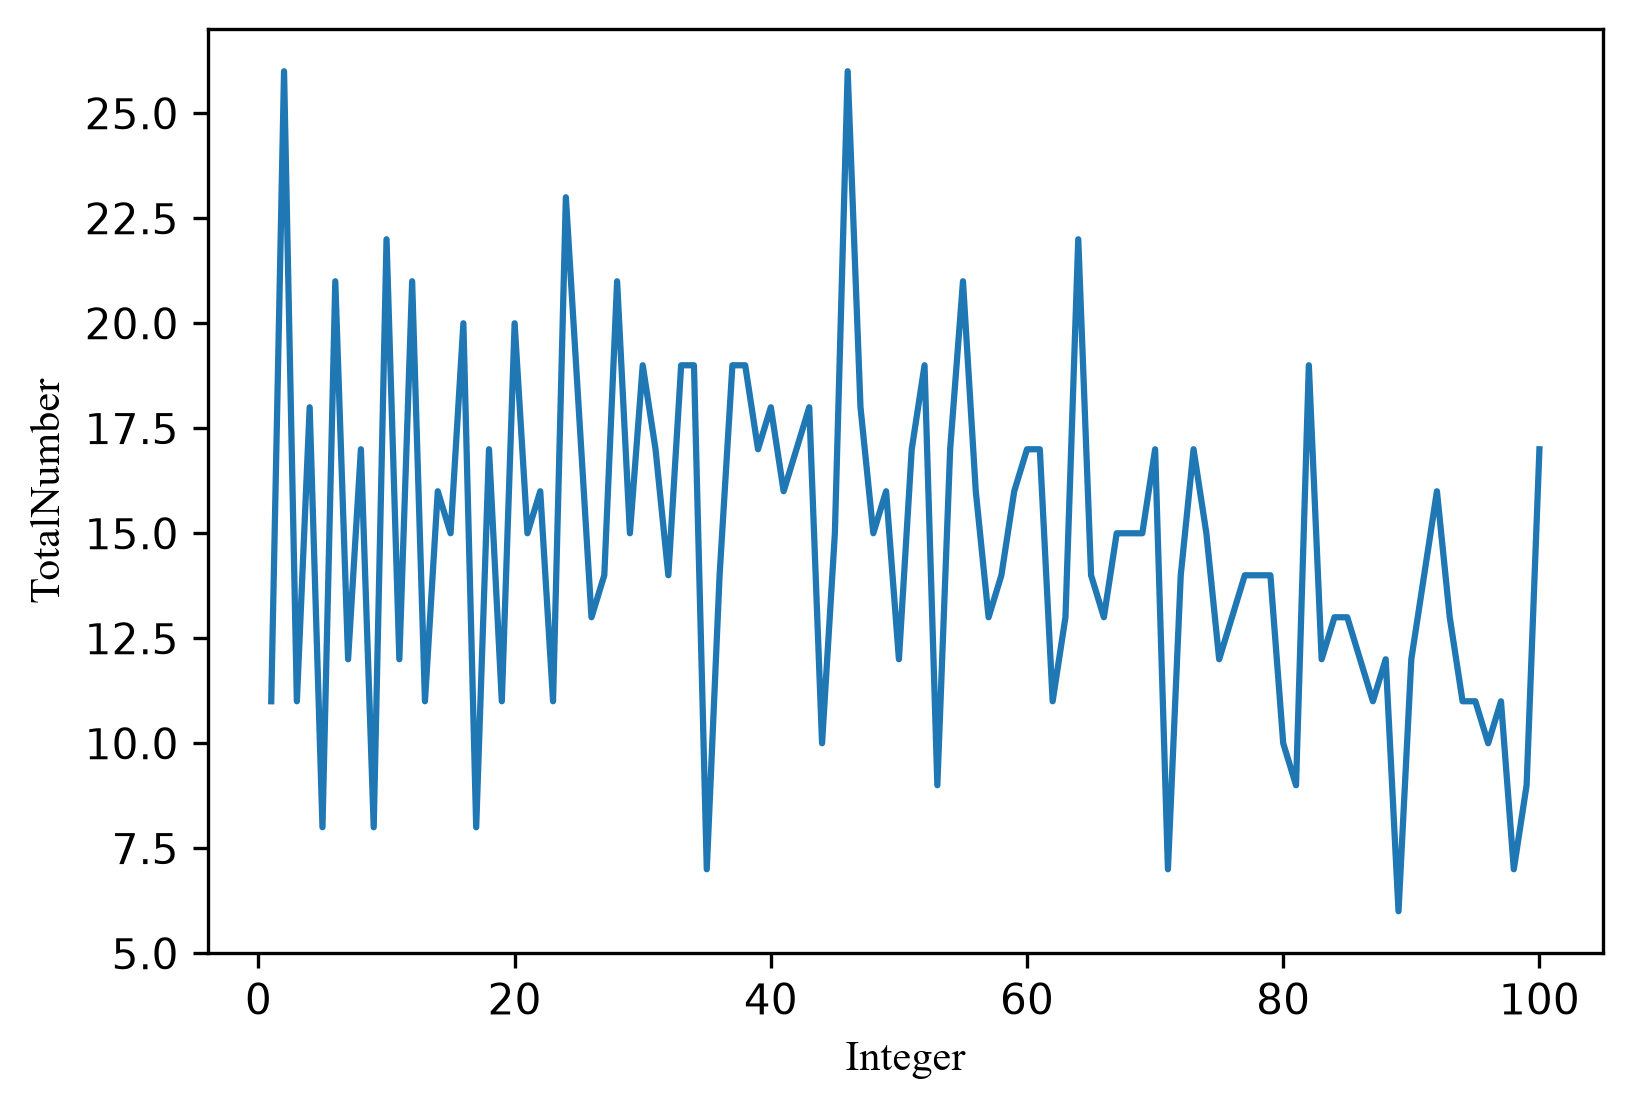

This chart was generated by the following Python code:
# 加载plt
import matplotlib.pyplot as plt

### 5.1
# 定义函数Find_expression
def Find_expression(n):
    # 创建方案sol和方案数num
    sol = ""
    num = 0
    # 执行3的八次方次循环
    for q in range(3):
        for w in range(3):
            for e in range(3):
                for r in range(3):
                    for t in range(3):
                        for y in range(3):
                            for u in range(3):
                                for i in range(3):
                                    # 设置1-9每个数中间的插入的符号
                                    insert = [q,w,e,r,t,y,u,i]
                                    # 最终结果初始化
                                    exp = "1"
                                    # 对每个空缺进行循环
                                    for o in range(8):
                                        # 当insert值为0时，视为+
                                        if insert[o] == 0:
                                            exp = exp + "+" + str(o+2)
                                        # 当insert值为1时，视为-
                                        elif insert[o] == 1:
                                            exp = exp + "-" + str(o+2)
                                        # 当insert值为2时，视为相连接
                                        else:
                                            exp = exp + str(o+2)
                                    # 当结果的算数运算等于输入值时，记录结果和方案数
                                    if eval(exp) == n:
                                        sol = sol + exp + " = " + str(n) + "\n"
                                        num = num + 1 
    return sol, num
                                        
# 输出1-100的方案list
for x in range(1,101):
    Solution,number = Find_expression(x)
    print("For integer ",x,", the solutions are:\n",Solution,sep="")

### 5.2
# 初始化最大值和最小值
max_Num = -1
min_Num = 10000
max_int = 0
min_int = 0

# 创建方案数Total_solutions方案列表Solutions
Total_solutions = [0 for j in range(100)]
Solutions = [0 for j in range(100)]

# 计算参数1-100的方案列表和方案数
for p in range(1,101):
    Solutions[p-1],Total_solutions[p-1] = Find_expression(p-1)
    # 判断是否为最多方案数
    if Total_solutions[p-1] > max_Num:
        max_Num = Total_solutions[p-1]
        max_int = p
    # 判断是否为最少方案数
    if Total_solutions[p-1] < min_Num:
        min_Num = Total_solutions[p-1]
        min_int =p
    print("For integer ",p,", The number of the solution is ", Total_solutions[p-1],sep="")

# 打印最少方案数和最多方案数
print("Number",min_int,"yields the minimum of Total_solutions, who has",min_Num,"solutions\n" 
      "Number",max_int,"yields the maximum of Total_solutions, who has",max_Num,"solutions")   

## 绘图
plt.plot(range(1,101),Total_solutions)

# 轴命名
plt.xlabel("Integer",fontname = 'Times New Roman')
plt.ylabel("TotalNumber",fontname = 'Times New Roman')

# 保存图片
plt.savefig(r"D:\SUSTech\1stSemester\Computing_and_Programming_for_Environmental_Research\ESE5023_Assignments_12632733\PS1_5.png",
            dpi = 300,
            bbox_inches="tight")

# 输出图片
plt.show()
